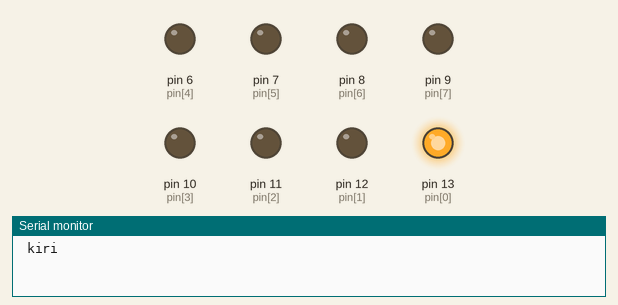
Simulated run of this sketch. Board: Arduino Uno, built with avr-gcc and run on an emulated ATmega328P. Shown: output pins drawn as LEDs (lit = HIGH), the last lines printed to the serial monitor.

Above: at 0.12 s.
At 1.12 s:
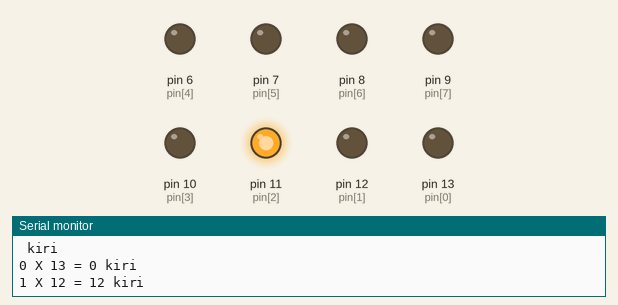
At 2.37 s:
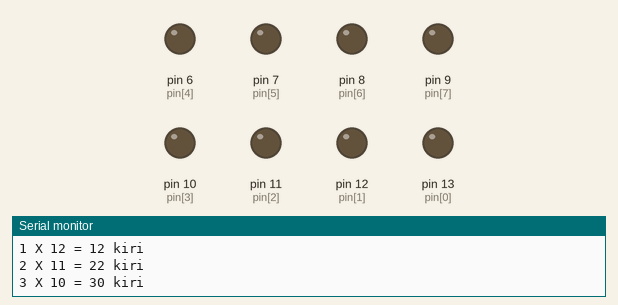
At 5.12 s:
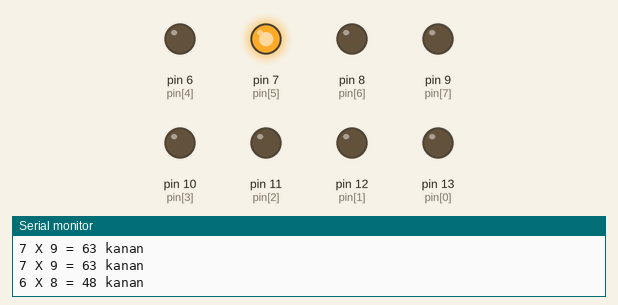
At 7.13 s:
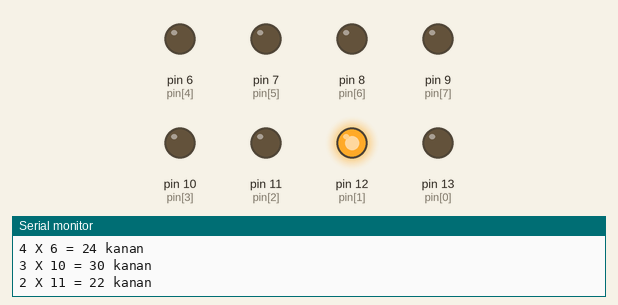
At 10.13 s:
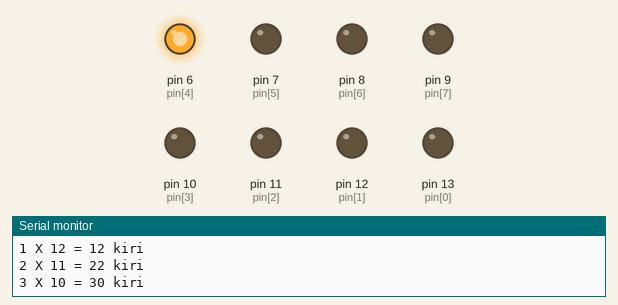
Timing chart, 0 to 10.4 s (numbered marks = the images above):
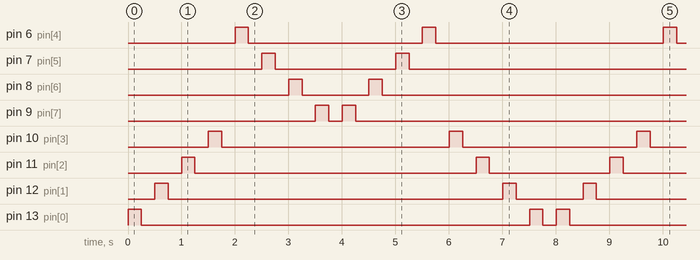

The sketch:

A01_Led_80k_SR_func.ino
```cpp
int d = 250;
int i;
int pin[] = {13,12,11,10,6,7,8,9};

void setup()
{
  Serial.begin(9600);
  for(i=0; i<=8; i++)
  {
    pinMode(pin[i],OUTPUT);
  }
}

void loop()
{
 putarKiri();
 putarKanan();
}

void putarKiri()
{
   for(i=0;i<=7;i++)
  {
    Serial.println(" kiri");
    digitalWrite(pin[i],HIGH);
    delay(d);

    digitalWrite(pin[i],LOW);
    delay(d);
    cetak(i,pin[i]);
  }
}

void putarKanan()
{
   for(i=7;i>=0;i--)
  {
    Serial.println(" kanan");
    digitalWrite(pin[i],HIGH);
    delay(d);

    digitalWrite(pin[i],LOW);
    delay(d);
    cetak(i,pin[i]);
  }
}

void cetak(int a, int b)
{
  Serial.print(a);
  Serial.print(" X ");
  Serial.print(b);
  Serial.print(" = ");
  Serial.print(a_X_b(a,b));
}

int a_X_b(int a,int b)
{
  int hasil;
  hasil = a * b;
  return hasil;
}
```

Measured:
- by itself, pin 6 (pin[4]): repeats every 8.0 s: LOW 3.3 s, HIGH 0.25 s, LOW 4.3 s, HIGH 0.25 s
- by itself, pin 7 (pin[5]): repeats every 8.0 s: LOW 2.3 s, HIGH 0.25 s, LOW 5.3 s, HIGH 0.25 s
- by itself, pin 8 (pin[6]): repeats every 8.0 s: LOW 1.3 s, HIGH 0.25 s, LOW 6.3 s, HIGH 0.25 s
- by itself, pin 9 (pin[7]): repeats every 8.0 s: LOW 0.25 s, HIGH 0.25 s, LOW 7.3 s, HIGH 0.25 s
- by itself, pin 10 (pin[3]): repeats every 8.0 s: LOW 4.3 s, HIGH 0.25 s, LOW 3.3 s, HIGH 0.25 s
- by itself, pin 11 (pin[2]): repeats every 8.0 s: LOW 5.3 s, HIGH 0.25 s, LOW 2.3 s, HIGH 0.25 s
- by itself, pin 12 (pin[1]): repeats every 8.0 s: LOW 6.3 s, HIGH 0.25 s, LOW 1.3 s, HIGH 0.25 s
- by itself, pin 13 (pin[0]): repeats every 8.0 s: LOW 7.3 s, HIGH 0.25 s, LOW 0.25 s, HIGH 0.25 s
